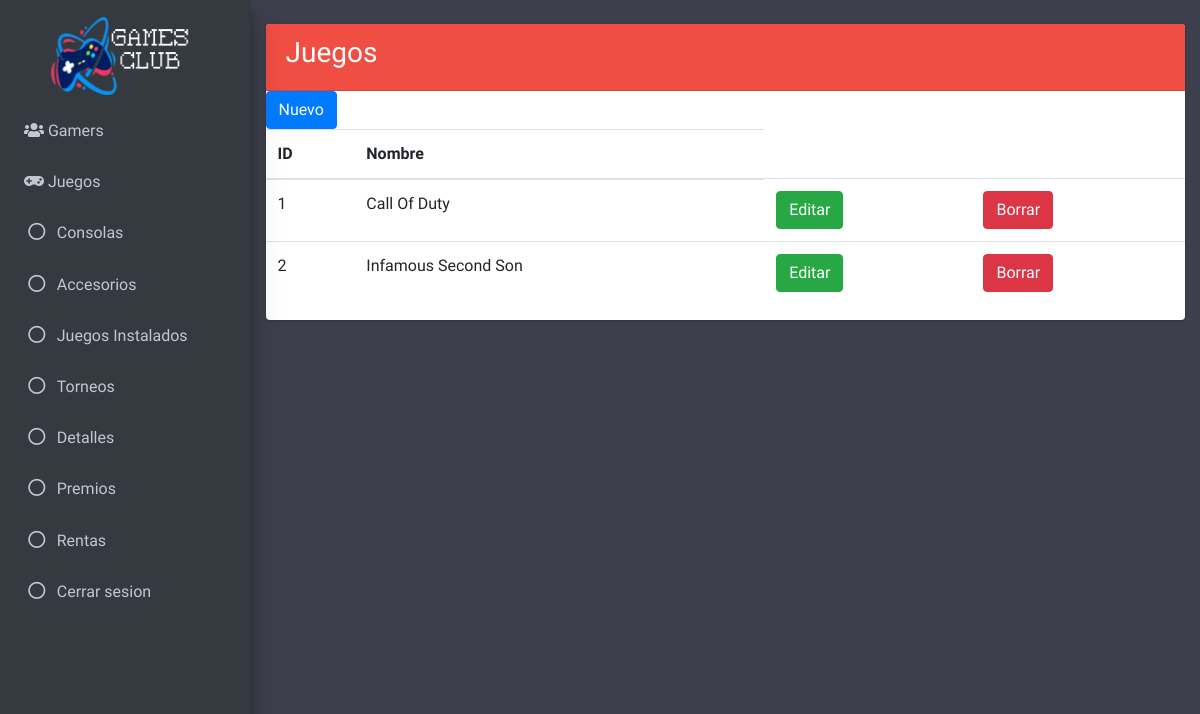
The app's page /vistas/admin_cJuegos.php (signed in), older data.
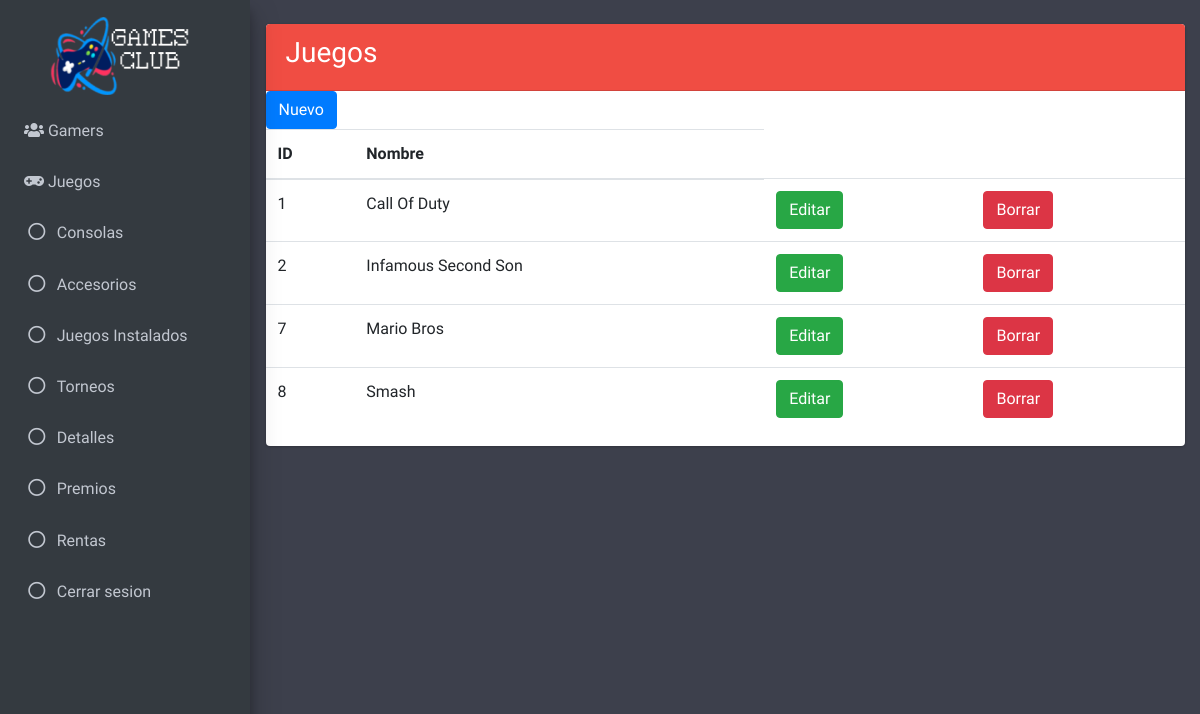
The same page, newer data.
### tables this page shows
CREATE TABLE `juego` (
  `id_juego` int(11) NOT NULL,
  `imagen` longtext NOT NULL,
  `nombre` varchar(45) NOT NULL
);

### modelos/selectTables.php (called while the page is built, shortened)
<?php
  include_once "../controladores/conexion.php";
  $getNormalJuego = $BD -> query("SELECT id_juego, nombre FROM juego");
  $resultadoNormalJuego = $getNormalJuego -> fetchAll(PDO::FETCH_OBJ);
?>

### vistas/admin_cJuegos.php (the view, shortened to what the changed rows need)
<?php
include_once '../modelos/selectTables.php';
?>
<!DOCTYPE html>
<html>
<head>
  <link rel="stylesheet" href="plugins/fontawesome-free/css/all.min.css">
  <link rel="stylesheet" href="https://code.ionicframework.com/ionicons/2.0.1/css/ionicons.min.css">
  <link rel="stylesheet" href="plugins/tempusdominus-bootstrap-4/css/tempusdominus-bootstrap-4.min.css">
  <link rel="stylesheet" href="plugins/icheck-bootstrap/icheck-bootstrap.min.css">
  <link rel="stylesheet" href="plugins/jqvmap/jqvmap.min.css">
  <link rel="stylesheet" href="css/adminlte.min.css">
  <link rel="stylesheet" href="plugins/overlayScrollbars/css/OverlayScrollbars.min.css">
  <link rel="stylesheet" href="plugins/daterangepicker/daterangepicker.css">
  <link rel="stylesheet" href="plugins/summernote/summernote-bs4.css">
</head>
<body class="hold-transition sidebar-mini layout-fixed"  style="background-color: #3D404C">
  <div class="wrapper">
    <div class="content-wrapper"  style="background-color: #3D404C;">
      <br>
      <section class="content">
        <div class="container-fluid">
          <div class="row">
            <div class="col-md-12">
              <div class="card card-primary">
                <form class="" action="editJuego.php" method="post">
                  <div class="crudAdmin" align="center">
                    <table class="table table-hover">
                      <thead>
                        <tr>
                          <th>ID</th>
                          <th>Nombre</th>
                        </tr>
                      </thead>
                      <tbody>
                        <?php foreach ($resultadoNormalJuego as $resultadoNormalJuego){ ?>
                        <?php $identificador = $resultadoNormalJuego -> id_juego ?>
                        <tr>
                        <td><?php echo $resultadoNormalJuego -> id_juego ?></td>
                        <td><?php echo $resultadoNormalJuego -> nombre ?></td>
                        <td>
                        <form action="editJuego.php" method="post">
                        <button class="btn btn-success" type="submit" name="editar"
                        value="<?php echo htmlspecialchars($identificador); ?>">Editar
                        </button>
                        </form>
                        </td>
                        <td>
                        <form method="post" action="../controladores/borrar_Juego.php">
                        <button type="submit" class="btn btn-danger" name="id"
                        value="<?php echo htmlspecialchars($identificador); ?>">Borrar
                        </button>
                        </form>
                        </td>
                        </tr>
                        <?php } ?>
                      </tbody>
                    </table>
                  </div>
                </form>
            </div>
          </div>
        </div>
      </div>
    </section>
  </div>
</body>
</html>

Row changes from the older to the newer data that the page shows:
added juego: id_juego "7", nombre "Mario Bros"
added juego: id_juego "8", nombre "Smash"
